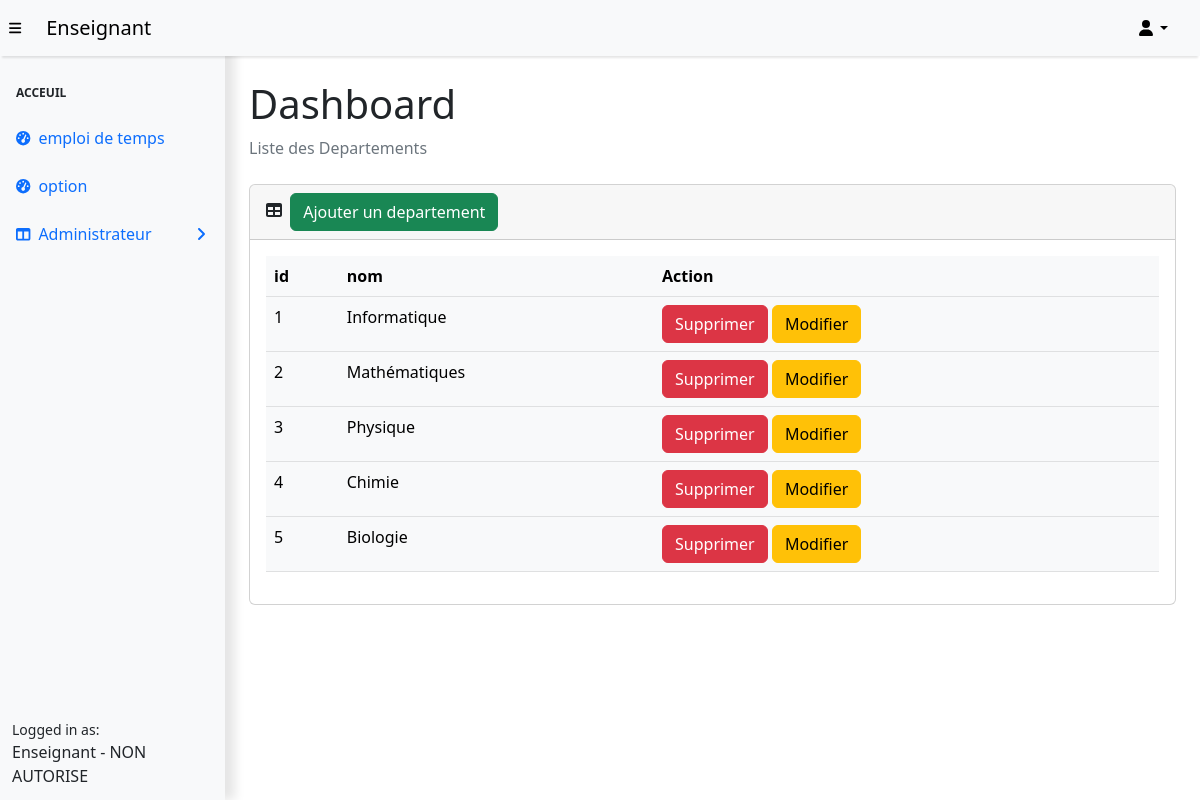
The app's page /enseignant/departement.php with its own data.
### tables this page shows
CREATE TABLE `departement` (
  `id_departement` bigint(20) NOT NULL,
  `nom_departement` varchar(50) DEFAULT NULL
);

### enseignant/classes/Departement.php (called while the page is built, shortened)
<?php
class Departement {
    private $pdo;
    public function __construct($pdo) {
        $this->pdo = $pdo;
    }
    public function read() {
        $sql = "SELECT * FROM departement";
        $stmt = $this->pdo->query($sql);
        return $stmt->fetchAll(PDO::FETCH_ASSOC);
    }
}

### enseignant/departement.php (the view, shortened to what this page needs)
<?php session_start() ;
 include_once "include/connexion.php";
    include_once "classes/Departement.php";
    $classes = new Departement($connexion);
    $horaires = $classes->read();
    ?>
<!DOCTYPE html>
<html lang="fr">
    <head>
        <link href="https://cdn.jsdelivr.net/npm/simple-datatables@7.1.2/dist/style.min.css" rel="stylesheet" />
        <link href="css/styles.css" rel="stylesheet" />
    </head>
    <body class="sb-nav-fixed">
        <?php include_once "templates/fixedNavBar.php";?>
        <div id="layoutSidenav">
            <div id="layoutSidenav_content">
            <?php include_once "templates/sideBar.php" ?>
                <main>
                    <div class="container-fluid px-4">
                        <h1 class="mt-4">Dashboard</h1>
                        <ol class="breadcrumb mb-4">
                            <li class="breadcrumb-item active">Liste des Departements</li>
                        </ol>
                        <div class="card mb-4">
                            <div class="card-header">
                                <i class="fas fa-table me-1"></i>
                               <button type="button" class="btn btn-success ml-2" data-toggle="modal" data-target="#modalEnseignant">Ajouter un departement</button>
                            </div>
                            <div class="card-body">
                                <table class="table table-light">
                                    <thead>
                                        <tr>
                                            <th>id</th>
                                            <th>nom</th>
                                            <th>Action</th>
                                        </tr>
                                    </thead>
                                    <tbody>
                                    <?php foreach ($horaires as $horaire): ?>
                                        <tr>
                                            <td><?php  echo $horaire['id_departement']; ?></td>
                                            <td><?php echo $horaire['nom_departement']; ?></td>
                                            <th><a class="btn btn-danger">Supprimer</a > <a class="btn btn-warning ml-2">Modifier</a></th>
                                        </tr>
                                    <?php endforeach; ?>
                                    </tbody>
                                </table>
                            </div>
                        </div>
                        </div>
                    </div>
            </div>
    </body>
</html>

### records on screen
departement: id_departement "1", nom_departement "Informatique"
departement: id_departement "2", nom_departement "Mathématiques"
departement: id_departement "3", nom_departement "Physique"
departement: id_departement "4", nom_departement "Chimie"
departement: id_departement "5", nom_departement "Biologie"
